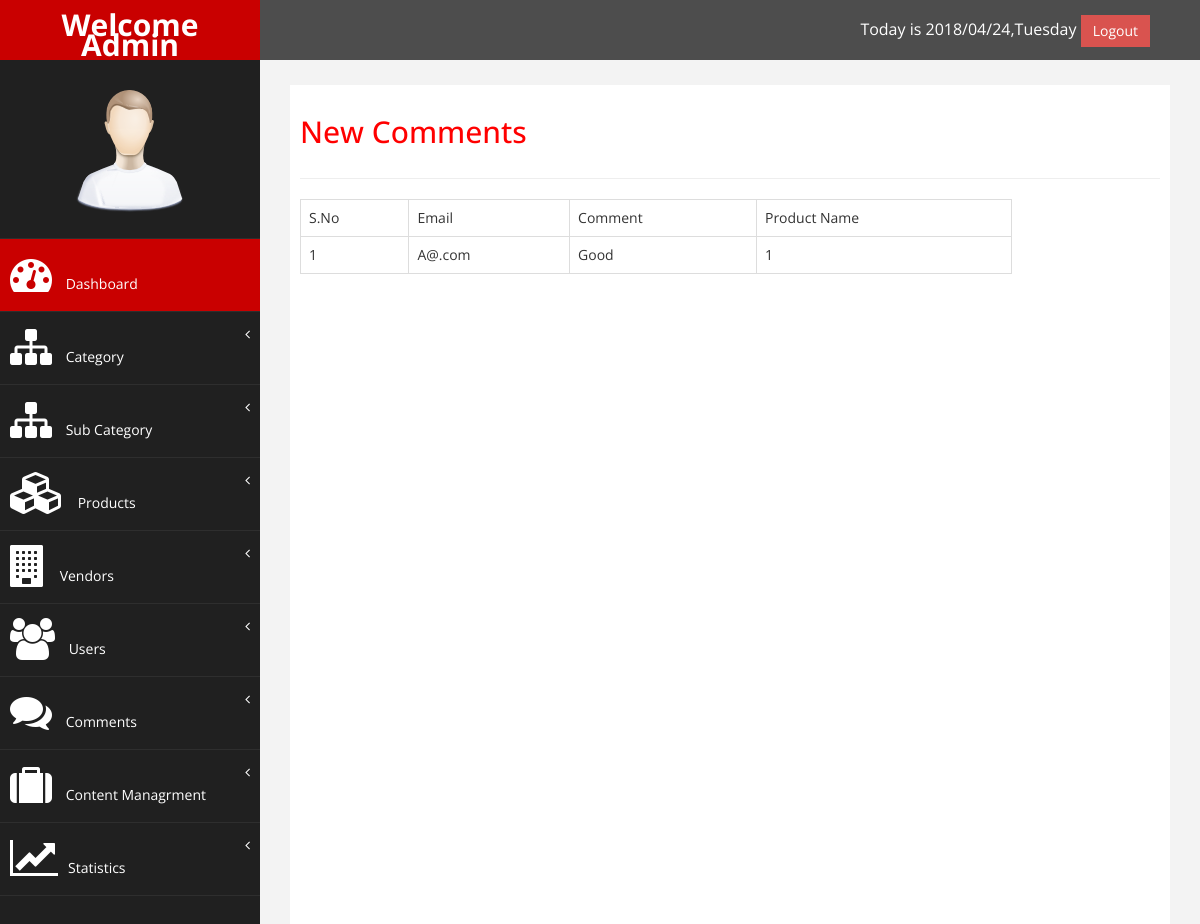
The app's page /admin/allcomments.php (signed in) with its own data.
### tables this page shows
CREATE TABLE `comments` (
  `Id` int(11) NOT NULL,
  `email` varchar(11) NOT NULL,
  `Pid` int(11) NOT NULL,
  `Status` varchar(255) NOT NULL,
  `Comment` varchar(25) NOT NULL,
  `DateTime` timestamp NOT NULL DEFAULT CURRENT_TIMESTAMP ON UPDATE CURRENT_TIMESTAMP
);

### admin/allcomments.php (the view)
<?php
include("header.php");?>
<div id="page-inner">
<div class="row">
<div class="col-md-12">
<h2> New Comments</h2>
</div>
</div>
<hr/>
<div class="row">
<div class="col-md-10">
<table class="table table-bordered">
  <tr>
    <td>S.No</td>
    <td>Email</td>
            <td>Comment</td>
   <td>Product Name</td>
  </tr>
  <?php
  $query="select * from comments where Status='Approved'";
  $sql=mysqli_query($conn,$query);
  if(mysqli_num_rows($sql) > 0){
	  $i=1;
while($row=mysqli_fetch_assoc($sql)){
  ?>
  <tr>
    <td><?php echo $i++; ?></td>
     <td><?php echo ucwords($row['email']);?> </td>
      <td><?php echo ucwords($row['Comment']);?> </td>
    <td><?php
	 echo ucwords($row['Pid']);?> </td>
  </tr>
  <?php
}
  }
  ?>
</table>
</div>
</div>
</div>
<?php
include("footer.php");?>

### admin/assets/css/custom.css (style rules this page uses)
body { font-family: 'Open Sans', sans-serif; }
#page-inner { width:100%; margin:10px 20px 10px 0px; background-color:#fff!important; padding:10px; min-height:1200px; }
h2 { color: #f00; }

### records on screen
comments: email "A@.com", Comment "Good", Pid "1"
